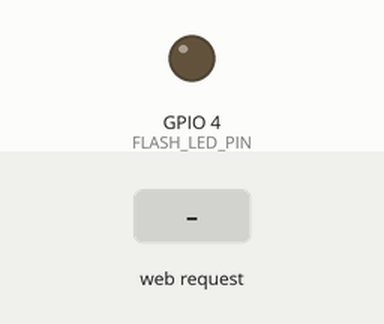
Simulated run of this sketch. Board: ESP32. Shown: output pins drawn as LEDs (lit = HIGH). Inputs (shaded band) come from the test bench. WiFi joins after 1.5 s; servers stay silent unless stated; the camera gives no picture; not simulated (calls return 0 or success): camera_secrets.h; what the sketch prints to the serial monitor is not drawn.

Above: at 3.0 s.
3.1 s: HTTP request GET /led?state=1 received
At 4.2 s:
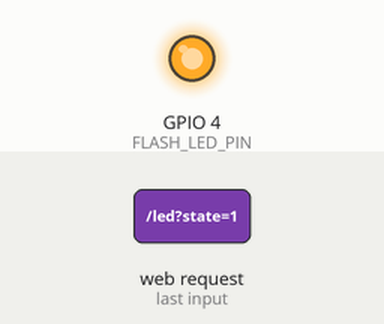
4.6 s: HTTP request GET /led received
At 5.3 s:
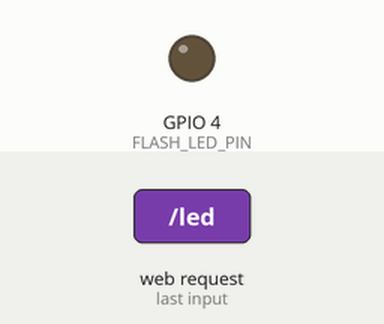
Timing chart, 0 to 7.6 s (numbered marks = the images above; inputs shaded):
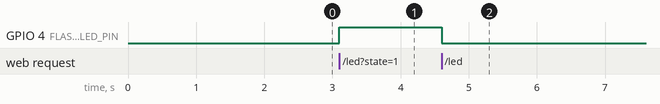

Measured:
- after the input at 3.1 s, GPIO 4 (FLASH_LED_PIN): LOW → HIGH at once
- after the input at 4.6 s, GPIO 4 (FLASH_LED_PIN): HIGH → LOW at once

The sketch:

capture_express.ino
```cpp
// =============================================================================
// capture_express.ino — ESP32-CAM AI Thinker | Firmware de captura de dataset
// =============================================================================
//
// Propósito: adquirir rápidamente el dataset de imágenes para entrenar el
//   modelo de Edge Impulse (PCB_Mixta / PCB_SMD / PCB_TH / Sin_PCB).
//
// Uso:
//   1. Editar WIFI_SSID y WIFI_PASS.
//   2. Board: AI Thinker ESP32-CAM.  Partition Scheme: Huge APP (3MB No OTA/1MB SPIFFS).
//   3. Flashear, abrir Serial Monitor a 115200, anotar la IP.
//   4. Verificar: curl http://<IP>/capture -o test.jpg
//   5. Ejecutar el script Python de captura automática del dataset.
//
// Endpoint expuesto:
//   GET /          → info de estado
//   GET /capture   → retorna JPEG crudo (Content-Type: image/jpeg)
//
// Resolución para el dataset: SVGA (800×600).
//   Edge Impulse redimensiona automáticamente al importar el dataset.
//   Si se prefiere capturar ya a 96×96, cambiar FRAMESIZE_SVGA → FRAMESIZE_96X96.
//
// NO usar en producción; este firmware es solo para construir el dataset.
// =============================================================================

#include "esp_camera.h"
#include <WiFi.h>
#include <WebServer.h>

// ── Credenciales WiFi ─────────────────────────────────────────────────────────
// Copiar camera_secrets.h.template → camera_secrets.h y rellenar WIFI_SSID y WIFI_PASS.
// camera_secrets.h está en .gitignore y NUNCA debe commitearse con credenciales reales.
#include "camera_secrets.h"

// ── Pines ESP32-CAM AI Thinker (OV2640) ──────────────────────────────────────
#define PWDN_GPIO_NUM     32
#define RESET_GPIO_NUM    -1
#define XCLK_GPIO_NUM      0
#define SIOD_GPIO_NUM     26
#define SIOC_GPIO_NUM     27
#define Y9_GPIO_NUM       35
#define Y8_GPIO_NUM       34
#define Y7_GPIO_NUM       39
#define Y6_GPIO_NUM       36
#define Y5_GPIO_NUM       21
#define Y4_GPIO_NUM       19
#define Y3_GPIO_NUM       18
#define Y2_GPIO_NUM        5
#define VSYNC_GPIO_NUM    25
#define HREF_GPIO_NUM     23
#define PCLK_GPIO_NUM     22
#define FLASH_LED_PIN 4

WebServer server(80);

// =============================================================================
// Inicialización de la cámara
// =============================================================================
bool initCamera() {
  camera_config_t config;
  config.ledc_channel = LEDC_CHANNEL_0;
  config.ledc_timer   = LEDC_TIMER_0;
  config.pin_d0       = Y2_GPIO_NUM;
  config.pin_d1       = Y3_GPIO_NUM;
  config.pin_d2       = Y4_GPIO_NUM;
  config.pin_d3       = Y5_GPIO_NUM;
  config.pin_d4       = Y6_GPIO_NUM;
  config.pin_d5       = Y7_GPIO_NUM;
  config.pin_d6       = Y8_GPIO_NUM;
  config.pin_d7       = Y9_GPIO_NUM;
  config.pin_xclk     = XCLK_GPIO_NUM;
  config.pin_pclk     = PCLK_GPIO_NUM;
  config.pin_vsync    = VSYNC_GPIO_NUM;
  config.pin_href     = HREF_GPIO_NUM;
  config.pin_sscb_sda = SIOD_GPIO_NUM;
  config.pin_sscb_scl = SIOC_GPIO_NUM;
  config.pin_pwdn     = PWDN_GPIO_NUM;
  config.pin_reset    = RESET_GPIO_NUM;
  config.xclk_freq_hz = 20000000;
  config.pixel_format = PIXFORMAT_JPEG;

  // Resolución alta para dataset de calidad; EI redimensiona al importar.
  if (psramFound()) {
    config.frame_size   = FRAMESIZE_SVGA;  // 800×600
    config.jpeg_quality = 8;               // 0=mejor calidad, 63=peor
    config.fb_count     = 2;
    config.fb_location  = CAMERA_FB_IN_PSRAM;
  } else {
    // Sin PSRAM, reducir resolución para evitar OOM
    config.frame_size   = FRAMESIZE_VGA;   // 640×480
    config.jpeg_quality = 12;
    config.fb_count     = 1;
    config.fb_location  = CAMERA_FB_IN_DRAM;
  }

  esp_err_t err = esp_camera_init(&config);
  if (err != ESP_OK) {
    Serial.printf("[CAM] esp_camera_init falló: 0x%x\n", err);
    return false;
  }

  // Ajuste fino del sensor OV2640
  sensor_t *s = esp_camera_sensor_get();
  s->set_brightness(s, 0);      // -2 a 2  (0 = neutro)
  s->set_contrast(s, 0);        // -2 a 2
  s->set_saturation(s, 0);      // -2 a 2
  s->set_special_effect(s, 0);  // 0 = sin efecto
  s->set_whitebal(s, 1);        // AWB activado
  s->set_awb_gain(s, 1);
  s->set_wb_mode(s, 0);         // 0 = auto
  s->set_exposure_ctrl(s, 1);   // AEC activado
  s->set_aec2(s, 0);
  s->set_ae_level(s, 0);        // -2 a 2
  s->set_aec_value(s, 300);     // 0-1200
  s->set_gain_ctrl(s, 1);       // AGC activado
  s->set_agc_gain(s, 0);
  s->set_gainceiling(s, (gainceiling_t)0);
  s->set_bpc(s, 0);
  s->set_wpc(s, 1);
  s->set_raw_gma(s, 1);
  s->set_lenc(s, 1);
  s->set_hmirror(s, 0);
  s->set_vflip(s, 0);
  s->set_dcw(s, 1);
  s->set_colorbar(s, 0);

  Serial.println("[CAM] Cámara inicializada correctamente.");
  return true;
}

// =============================================================================
// Handler  GET /capture
// =============================================================================
void handleCapture() {
  // Descartar primer frame: la exposición automática puede tardar un ciclo.
  camera_fb_t *discard = esp_camera_fb_get();
  if (discard) {
    esp_camera_fb_return(discard);
  }
  delay(80);

  camera_fb_t *fb = esp_camera_fb_get();
  if (!fb) {
    server.send(500, "text/plain", "Error: esp_camera_fb_get() retornó NULL");
    Serial.println("[CAM] Error al capturar frame");
    return;
  }

  server.sendHeader("Content-Disposition", "inline; filename=capture.jpg");
  server.sendHeader("Cache-Control", "no-cache, no-store");
  server.sendHeader("Access-Control-Allow-Origin", "*");
  server.send_P(200, "image/jpeg", (const char *)fb->buf, fb->len);
  Serial.printf("[CAM] /capture → %u bytes\n", fb->len);

  esp_camera_fb_return(fb);
}

// =============================================================================
// Handler  GET /
// =============================================================================
void handleRoot() {
  String ip   = WiFi.localIP().toString();
  bool hasPsram = psramFound();
  String body =
    "ESP32-CAM Dataset Capture Express\n"
    "-----------------------------------\n"
    "GET /capture  → JPEG crudo\n\n"
    "IP    : " + ip + "\n"
    "PSRAM : " + String(hasPsram ? "SI" : "NO") + "\n"
    "Uso   : curl http://" + ip + "/capture -o imagen.jpg\n";
  server.send(200, "text/plain", body);
}

// =============================================================================
// Setup
// =============================================================================
void setup() {
  Serial.begin(115200);
  Serial.println("\n[BOOT] ESP32-CAM Capture Express — Dataset IoT CNC PCB");

  if (!initCamera()) {
    Serial.println("[BOOT] Fallo crítico de cámara. Reiniciando en 5s...");
    delay(5000);
    ESP.restart();
  }

  Serial.printf("[WIFI] Conectando a %s", WIFI_SSID);
  WiFi.begin(WIFI_SSID, WIFI_PASS);
  unsigned long t0 = millis();
  while (WiFi.status() != WL_CONNECTED && millis() - t0 < 20000) {
    delay(500);
    Serial.print(".");
  }

  if (WiFi.status() != WL_CONNECTED) {
    Serial.println("\n[WIFI] Sin conexión. Reiniciando...");
    delay(2000);
    ESP.restart();
  }

  Serial.printf("\n[WIFI] Conectado. IP: %s\n", WiFi.localIP().toString().c_str());
  Serial.printf("[HTTP] Endpoint: http://%s/capture\n", WiFi.localIP().toString().c_str());

  server.on("/",        HTTP_GET, handleRoot);
  server.on("/capture", HTTP_GET, handleCapture);
  server.begin();
  Serial.println("[HTTP] Servidor iniciado en puerto 80.");

  pinMode(FLASH_LED_PIN, OUTPUT);
  digitalWrite(FLASH_LED_PIN, LOW); // Asegúrate de que inicie apagado

  server.on("/led", HTTP_GET, []() {
    String state = server.arg("state"); // Uso: /led?state=1 para encender
    digitalWrite(FLASH_LED_PIN, state == "1" ? HIGH : LOW);
    server.send(200, "text/plain", "LED " + String(state == "1" ? "ON" : "OFF"));
  });
}

// =============================================================================
// Loop
// =============================================================================
void loop() {
  server.handleClient();
}
```
